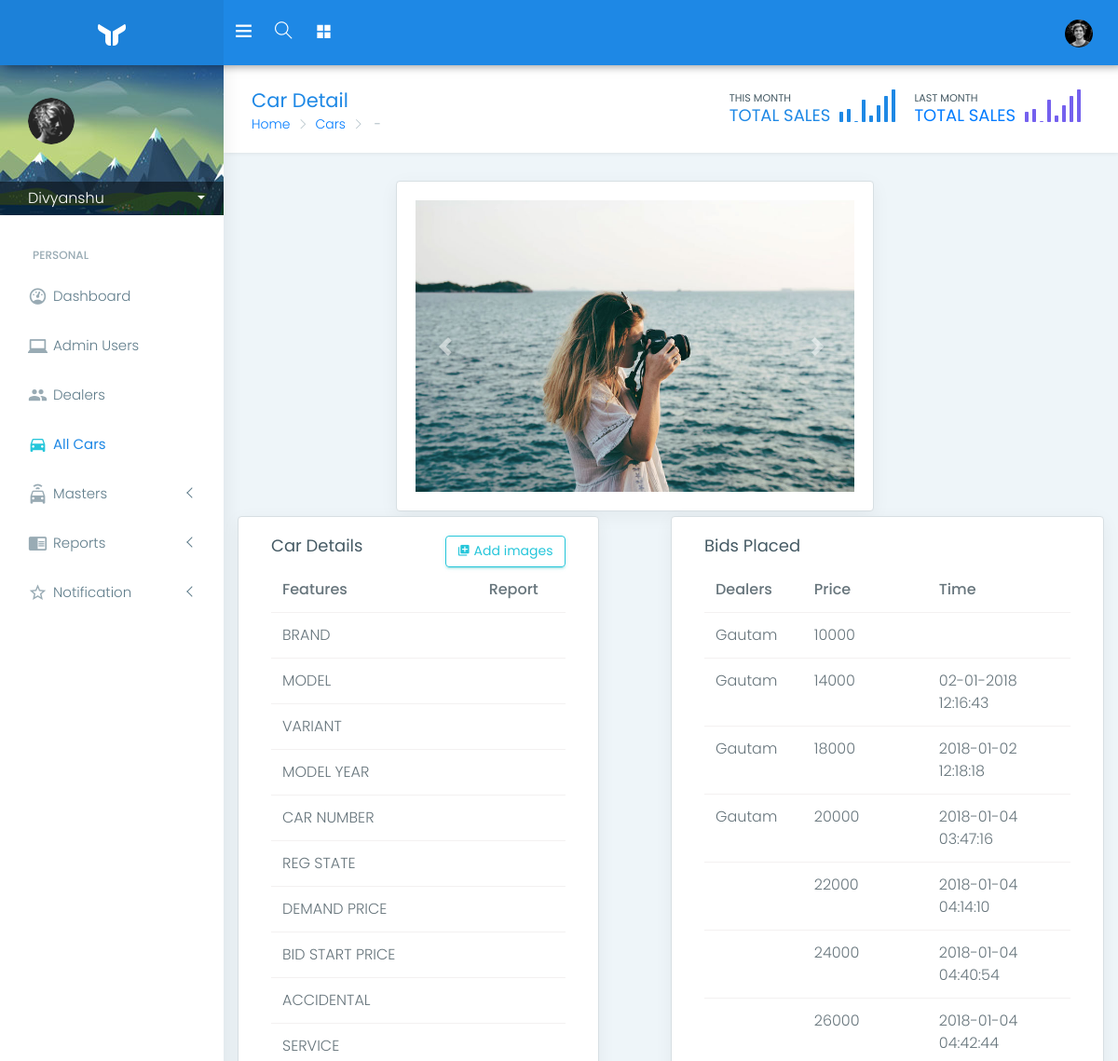
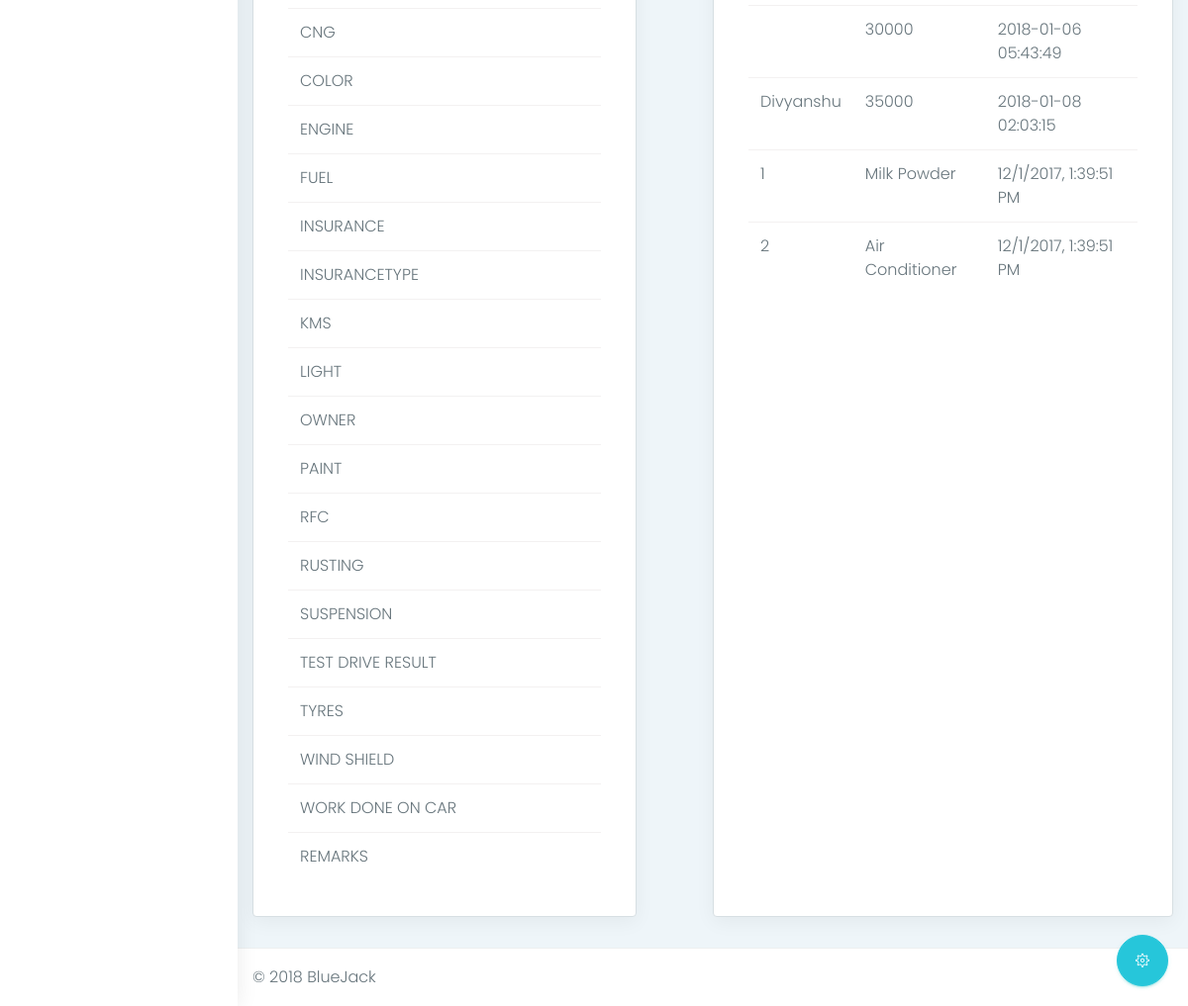
/material-pro/material/viewcar1.php, run on the app's committed database (2 pictures, top to bottom).
### tables this page shows
CREATE TABLE `bidmaster` (
  `id` int(11) NOT NULL,
  `carid` varchar(40) NOT NULL,
  `bidamount` varchar(40) NOT NULL,
  `dealerid` varchar(40) NOT NULL,
  `datetime` varchar(40) DEFAULT NULL,
  `bidstatus` int(11) DEFAULT NULL
);

CREATE TABLE `dealermaster` (
  `id` int(11) NOT NULL,
  `dname` varchar(40) NOT NULL,
  `dpass` varchar(40) NOT NULL,
  `dmobile` varchar(40) NOT NULL,
  `demail` varchar(40) NOT NULL,
  `dealership` varchar(120) NOT NULL,
  `dob` varchar(40) NOT NULL,
  `gender` varchar(40) DEFAULT NULL,
  `location` varchar(120) DEFAULT NULL,
  `approved` int(11) NOT NULL,
  `delid` int(11) NOT NULL,
  `createdon` varchar(60) NOT NULL,
  `gcmid` varchar(120) NOT NULL
);

### material-pro/material/viewcar1.php (the view, shortened to what the rows shown need)
<?php
include_once('config.php');
$carid=1000001647;
?>
<!DOCTYPE html>
<html lang="en">
<head>
    <link href="../assets/plugins/bootstrap/css/bootstrap.min.css" rel="stylesheet">
    <link href="../assets/plugins/chartist-js/dist/chartist.min.css" rel="stylesheet">
    <link href="../assets/plugins/chartist-js/dist/chartist-init.css" rel="stylesheet">
    <link href="../assets/plugins/chartist-plugin-tooltip-master/dist/chartist-plugin-tooltip.css" rel="stylesheet">
    <link href="../assets/plugins/c3-master/c3.min.css" rel="stylesheet">
    <link href="css/style.css" rel="stylesheet">
    <link href="css/colors/blue.css" id="theme" rel="stylesheet">
</head>
<body class="fix-header fix-sidebar card-no-border">
    <div id="main-wrapper">
        <div class="page-wrapper">
            <div class="container-fluid">
                        <div class="row">
                            <div class="card col-md-5">
                                        <div class="card-body">
                                            <div class="table-responsive">
                                                <table class="table table-hover">
                                                    <thead>
                                                        <tr>
                                                            <th>Features</th>
                                                            <th>Report</th>
                                                        </tr>
                                                    </thead>
                                                </table>
                                            </div>
                                        </div>
                            </div>
                            <div class="card col-md-6">
                                <div class="card-body">
                                            <div class="table-responsive">
                                                <table class="table table-hover">
                                                    <thead>
                                                        <tr>
                                                            <th class="sorting">Dealers</th>
                                                            <th class="sorting">Price</th>
                                                            <th class= "sorting">Time</th>
                                                        </tr>
                                                    </thead>
                                                    <tbody>
                                                        <?php
                                                        $sql_bid="SELECT * from bidmaster where carid='$carid'";
                                                        $res_bid=mysqli_query($conn,$sql_bid);
                                                        while($row=mysqli_fetch_array($res_bid)){
                                                                echo "<tr><td>";
                                                                $dealer=$row['dealerid'];
                                                                $sql_deal="SELECT dname from dealermaster where id='$dealer'";
                                                                $run_deal=mysqli_query($conn,$sql_deal);
                                                                $res_deal=mysqli_fetch_assoc($run_deal);
                                                                echo $res_deal['dname']."</td>";
                                                                echo "<td>".$row['bidamount']."</td>";
                                                                echo "<td>".$row['datetime']."</td></tr>";
                                                        }
                                                        ?>
                                                    </tbody>
                                                </table>
                                            </div>
                                        </div>
                            </div>
                        </div>
       </div>
                </div>
            </div>
</body>
</html>

### data on the page
bidmaster: dealermaster.dname "Gautam", bidamount "10000"
bidmaster: dealermaster.dname "Gautam", bidamount "14000", datetime "02-01-2018 12:16:43"
bidmaster: dealermaster.dname "Gautam", bidamount "18000", datetime "2018-01-02 12:18:18"
bidmaster: dealermaster.dname "Gautam", bidamount "20000", datetime "2018-01-04 03:47:16"
bidmaster: bidamount "22000", datetime "2018-01-04 04:14:10"
bidmaster: bidamount "24000", datetime "2018-01-04 04:40:54"
bidmaster: bidamount "26000", datetime "2018-01-04 04:42:44"
bidmaster: bidamount "30000", datetime "2018-01-06 05:43:49"
bidmaster: dealermaster.dname "Divyanshu", bidamount "35000", datetime "2018-01-08 02:03:15"

### other printed values
$cols->name "ACCIDENTAL"
$cols->name "SERVICE"
$cols->name "CNG"
$cols->name "COLOR"
$cols->name "FUEL"
$cols->name "INSURANCE"
$cols->name "INSURANCETYPE"
$cols->name "KMS"
$cols->name "LIGHT"
$cols->name "OWNER"
$cols->name "PAINT"
$cols->name "RFC"
$cols->name "RUSTING"
$cols->name "SUSPENSION"
$cols->name "TYRES"
